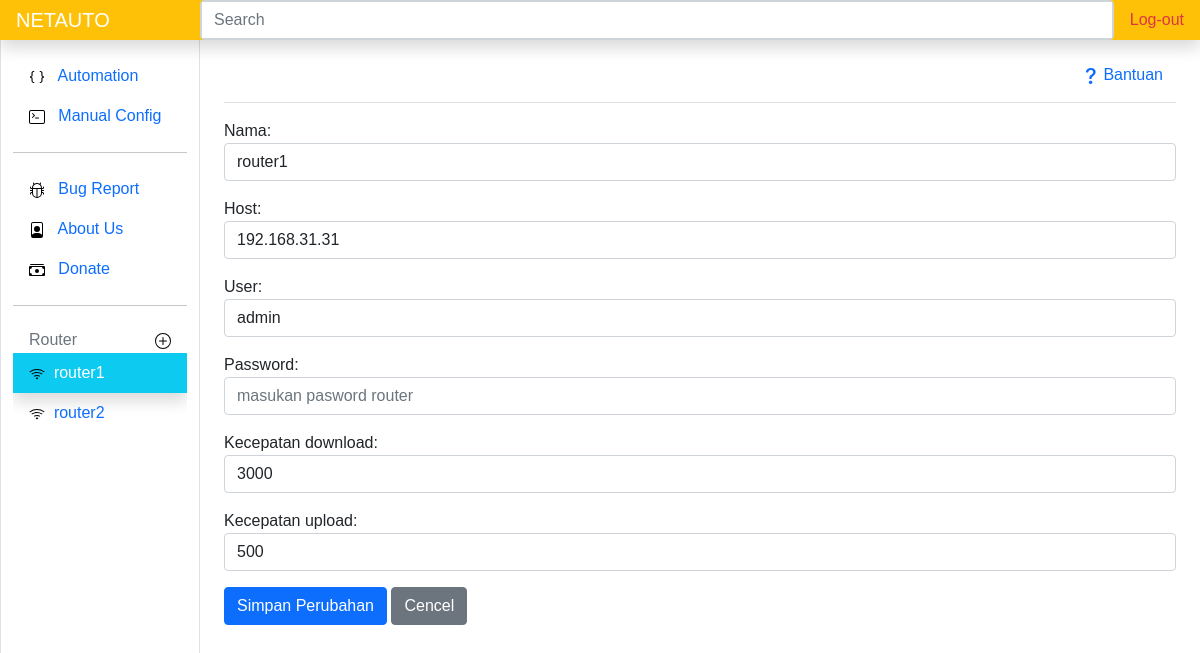
Page /updaterouter/1 (signed in) on the committed database.
### routerapp/models.py (models this page shows, shortened)
class Routerm(models.Model):
    nama = models.CharField(max_length=50)
    host = models.CharField(max_length=50)
    user = models.CharField(max_length=30)
    password = models.CharField(max_length=50, blank=True)
    kecepatan_download = models.IntegerField(blank=True)
    kecepatan_upload = models.IntegerField(blank=True)
    pub_date = models.DateField(auto_now=True)

### routerapp/views.py (the view)
# urls.py: path('updaterouter/<int:idr>',views.updaterouter,name='uprouter'),
@login_required(login_url=settings.LOGIN_URL)
def updaterouter(request, idr):
    router = Routerm.objects.get(id=idr)
    if request.method == 'POST':
        form = RoutermForm(request.POST, instance=router)
        if form.is_valid():
            form.save()
            messages.success(request,"berhasil mengubah router")
            return redirect('router', idr)
    else:
        form = RoutermForm(instance=router)
        routerside = Routerm.objects.all()
        context = {
            'idk' : idr,
            'form' : form,
            'routerside': routerside
        }
        return render(request, 'uprouter.html', context)

### routerapp/forms.py
class RoutermForm(ModelForm):
    class Meta:
        model = Routerm
        fields = '__all__'
        widgets = {
            'nama': forms.TextInput({'class': 'form-control', 'placeholder': 'masukan nama untuk router'}),
            'host': forms.TextInput({'class': 'form-control', 'placeholder': 'alamat host router | contoh: 192.168.1.1'}),
            'user': forms.TextInput({'class': 'form-control', 'placeholder': 'masukan username router'}),
            'password': forms.TextInput({'class': 'form-control', 'placeholder': 'masukan pasword router'}),
            'kecepatan_download': forms.TextInput({'class': 'form-control', 'placeholder': 'dalam kilobyte'}),
            'kecepatan_upload': forms.TextInput({'class': 'form-control', 'placeholder': 'dalam kilobyte'}),
        }

### routerapp/templates/uprouter.html (shortened to what this page needs)
{% extends 'base.html' %}
{% load static %}
{% block content %}
    <form action="" method="post">
        {{form.as_p}}
        <input class="btn btn-primary" type="submit" value="Simpan Perubahan">
        <a href="{% url 'router' idk %}" class="btn btn-secondary" >Cencel</a>
    </form>
{% endblock content %}
{% block routerside %}
{% include 'routerside.html' %}
{% endblock routerside %}

### templates/routerside.html (shortened to what this page needs)
<div class="pb-lg-5 overflow-auto">
    {% load static %}
    {% for routerside in routerside %}
    <li class="nav-item">
        <a class="nav-link {% if routerside.id == idk %}shadow text-white bg-info{% endif %}" href="{% url 'router' routerside.id %}">
            <img src="{% static 'icons/wifi.svg' %}" alt="">&nbsp;
            {{routerside.nama}}
        </a>
    </li>
    {% endfor %}
</div>

### templates/base.html (style rules this page uses)
body { font-family:Arial, Helvetica, sans-serif; }

### rows in the picture
Routerm: nama "router1", host "192.168.31.31", user "admin", kecepatan_download "3000", kecepatan_upload "500"
Routerm: nama "router2"
